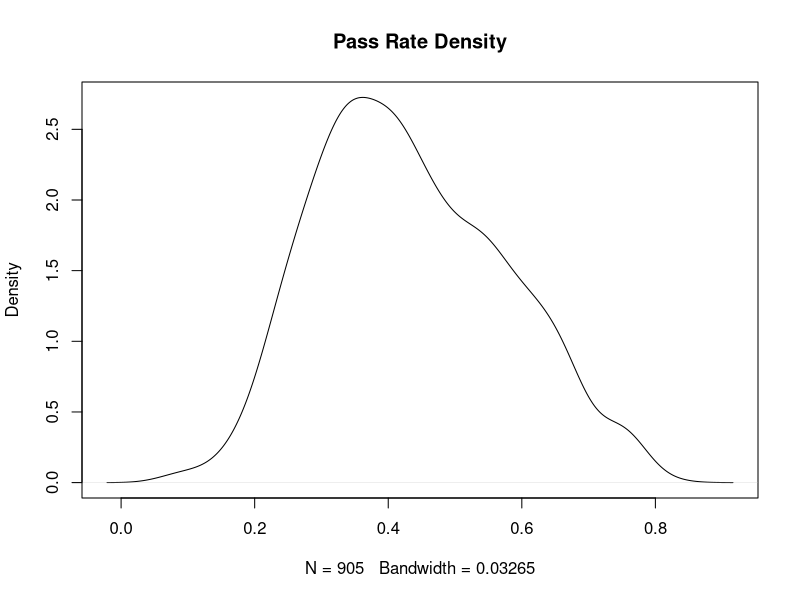
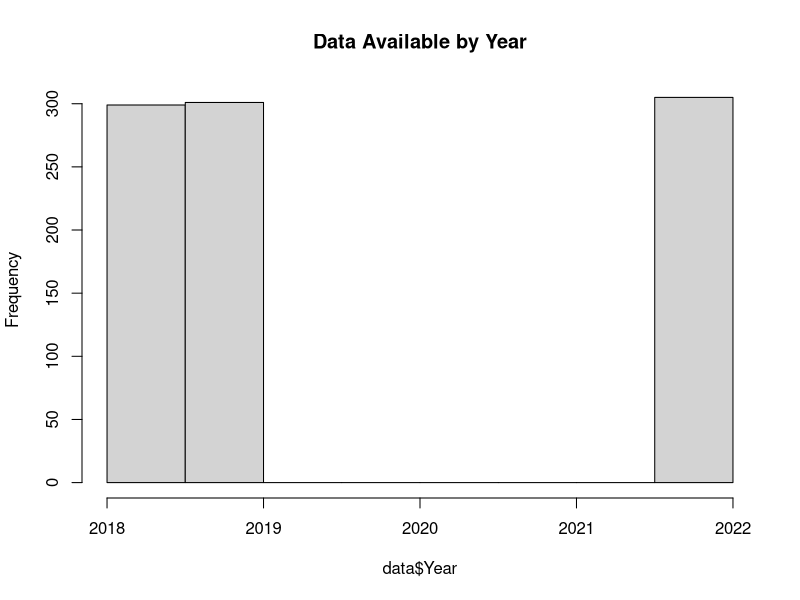
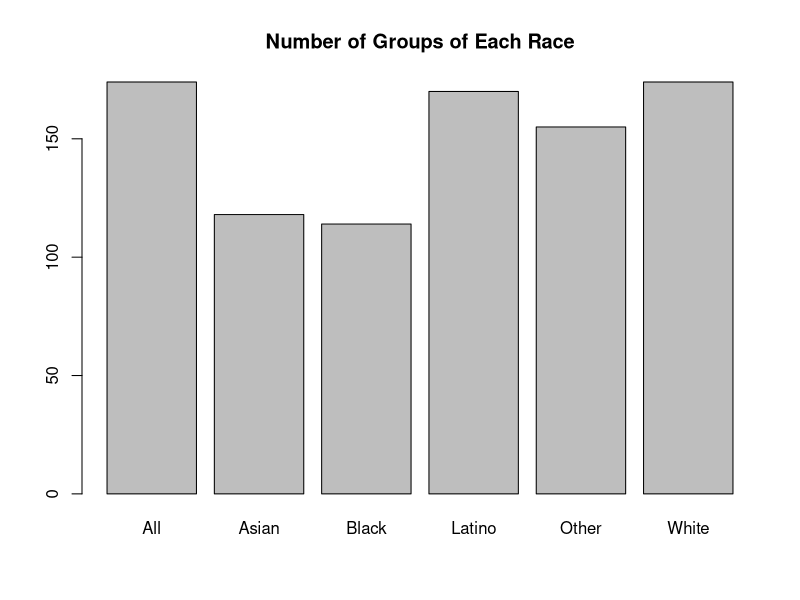
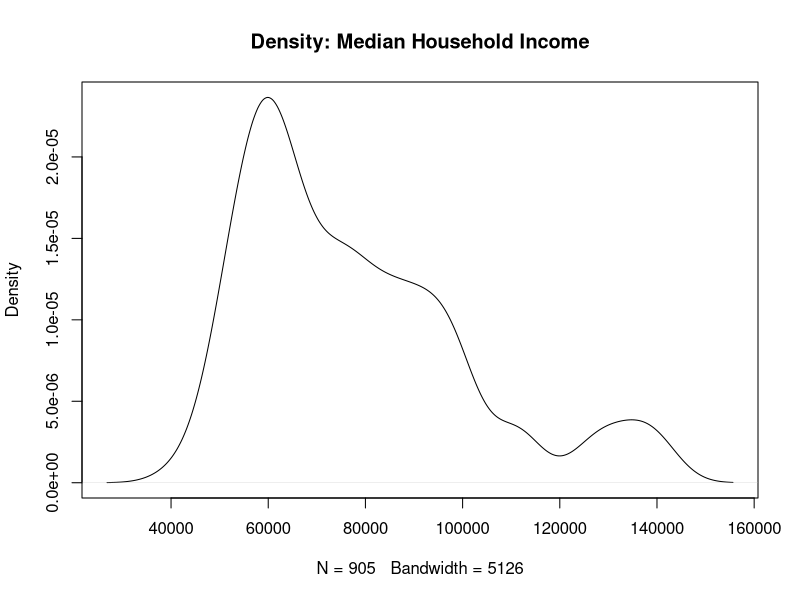
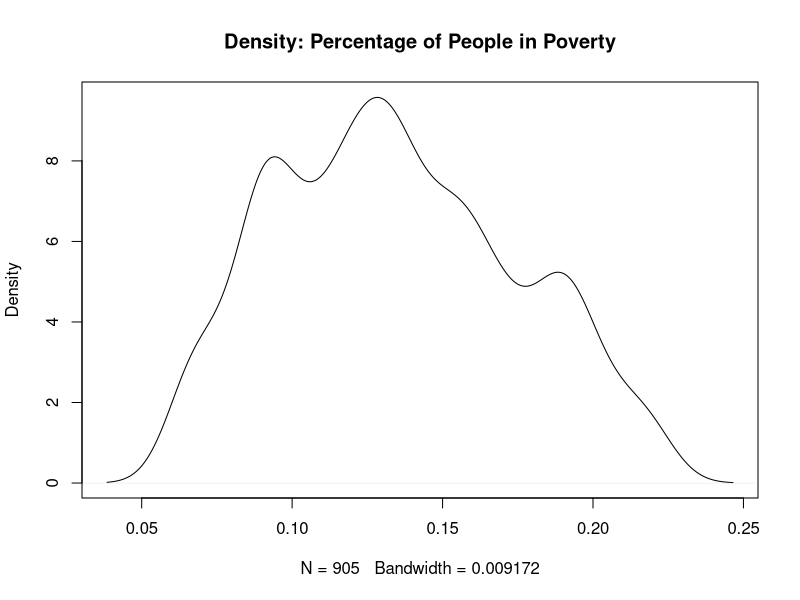
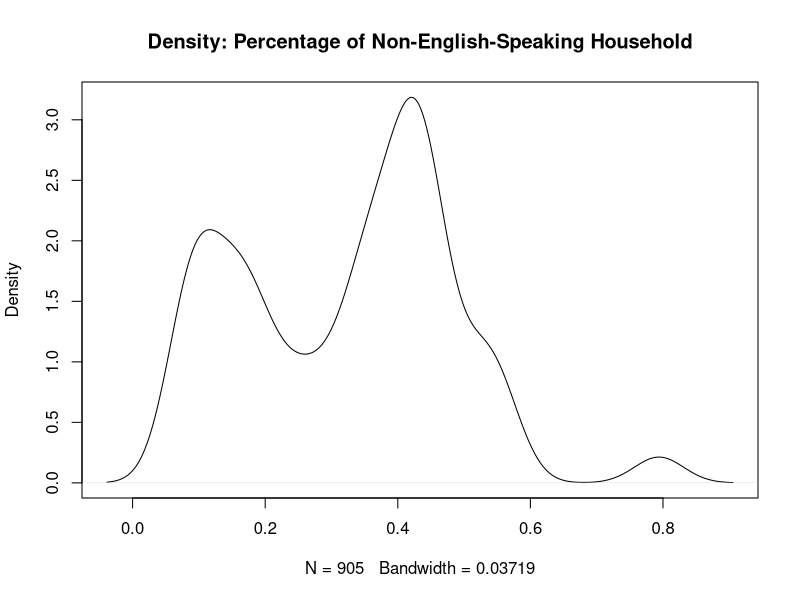

R code for these plots, in order:
## ---- chunk 1
knitr::opts_chunk$set(echo = TRUE)
## ---- chunk 2
library("readxl")
data = read_excel("input/literacydata.xlsx"); pass = data$"Pass"
quantile(pass,probs=seq(0,1,1/4))
print(paste0("Mean: ",mean(pass)))
print(paste0("Variance: ",var(pass)))

## ---- chunk 3
plot(density(pass),main="Pass Rate Density")
## ---- chunk 4
library(dplyr)
hist(data$Year,main="Data Available by Year")
rcount = data %>% count(Race)
barplot(rcount$n,main="Number of Groups of Each Race",names.arg = rcount$Race)
lcount = data %>% count(Location)
#barplot(lcount$n,main="Number of Groups in Each County",names.arg = lcount$Location)
#^too many counties and I'm not going to call that directly in analysis

plot(density(data$`Median Household Income`),main = "Density: Median Household Income")
plot(density(data$Poverty),main = "Density: Percentage of People in Poverty")
plot(density(data$ESL),main="Density: Percentage of Non-English-Speaking Household")
